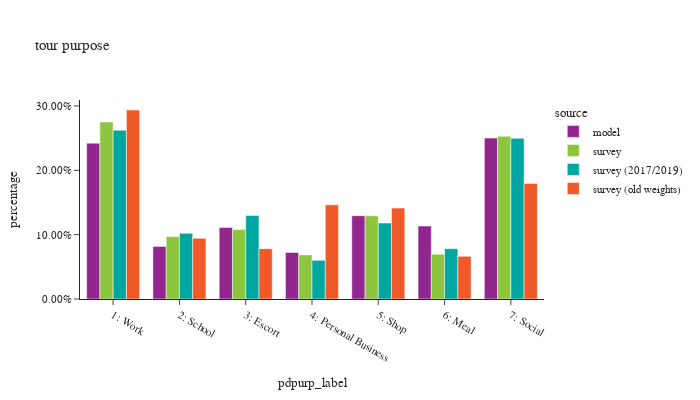

Notebook code cell kept with this figure:
### Code cell
tour_stats(df_tour,'pdpurp_label','tour purpose')

### Figure 1 — Plotly figure (JSON) as saved in the notebook; plotly's stock layout.template omitted (floating-point values rounded to 4 significant figures)
{"data": [{"alignmentgroup": "True", "customdata": [[1385955], [467009], [635732], [413569], [740857], [648835], [1431316]], "hovertemplate": "source=model<br>pdpurp_label=%{x}<br>percentage=%{y}<br>sample count=%{customdata[0]}<extra></extra>", "legendgroup": "model", "marker": {"color": "#91268F", "pattern": {"shape": ""}}, "name": "model", "offsetgroup": "model", "orientation": "v", "showlegend": true, "textposition": "auto", "type": "bar", "x": ["1: Work", "2: School", "3: Escort", "4: Personal Business", "5: Shop", "6: Meal", "7: Social"], "xaxis": "x", "y": [0.2422, 0.0816, 0.1111, 0.07226, 0.1294, 0.1134, 0.2501], "yaxis": "y"}, {"alignmentgroup": "True", "customdata": [[918], [1504], [859], [3184], [655], [2658], [779]], "hovertemplate": "source=survey<br>pdpurp_label=%{x}<br>percentage=%{y}<br>sample count=%{customdata[0]}<extra></extra>", "legendgroup": "survey", "marker": {"color": "#8CC63E", "pattern": {"shape": ""}}, "name": "survey", "offsetgroup": "survey", "orientation": "v", "showlegend": true, "textposition": "auto", "type": "bar", "x": ["6: Meal", "5: Shop", "4: Personal Business", "7: Social", "2: School", "1: Work", "3: Escort"], "xaxis": "x", "y": [0.06951, 0.1293, 0.06852, 0.2529, 0.09685, 0.275, 0.1079], "yaxis": "y"}, {"alignmentgroup": "True", "customdata": [[3001], [1403], [753], [875], [652], [2549], [885]], "hovertemplate": "source=survey (2017/2019)<br>pdpurp_label=%{x}<br>percentage=%{y}<br>sample count=%{customdata[0]}<extra></extra>", "legendgroup": "survey (2017/2019)", "marker": {"color": "#00A7A0", "pattern": {"shape": ""}}, "name": "survey (2017/2019)", "offsetgroup": "survey (2017/2019)", "orientation": "v", "showlegend": true, "textposition": "auto", "type": "bar", "x": ["7: Social", "5: Shop", "4: Personal Business", "6: Meal", "2: School", "1: Work", "3: Escort"], "xaxis": "x", "y": [0.2497, 0.118, 0.06017, 0.07815, 0.102, 0.2623, 0.1296], "yaxis": "y"}, {"alignmentgroup": "True", "customdata": [[2053], [8755], [1648], [1410], [2748], [2596], [4576]], "hovertemplate": "source=survey (old weights)<br>pdpurp_label=%{x}<br>percentage=%{y}<br>sample count=%{customdata[0]}<extra></extra>", "legendgroup": "survey (old weights)", "marker": {"color": "#F05A28", "pattern": {"shape": ""}}, "name": "survey (old weights)", "offsetgroup": "survey (old weights)", "orientation": "v", "showlegend": true, "textposition": "auto", "type": "bar", "x": ["6: Meal", "1: Work", "2: School", "3: Escort", "4: Personal Business", "5: Shop", "7: Social"], "xaxis": "x", "y": [0.06637, 0.2938, 0.09439, 0.07814, 0.1464, 0.1413, 0.1796], "yaxis": "y"}], "layout": {"barmode": "group", "font": {"size": 11}, "height": 400, "legend": {"title": {"text": "source"}, "tracegroupgap": 0}, "title": {"text": "tour purpose"}, "width": 700, "xaxis": {"anchor": "y", "categoryorder": "category ascending", "domain": [0, 1], "dtick": 1, "title": {"text": "pdpurp_label"}}, "yaxis": {"anchor": "x", "domain": [0, 1], "tickformat": ".2%", "title": {"text": "percentage"}}}}
